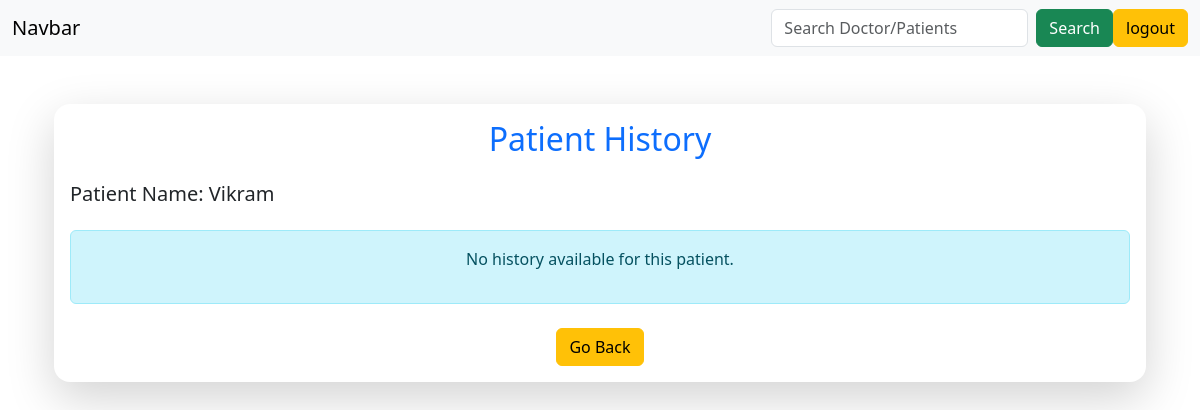
Before: /patient_dashboard/patient_history/3 (signed in) with the older database file.
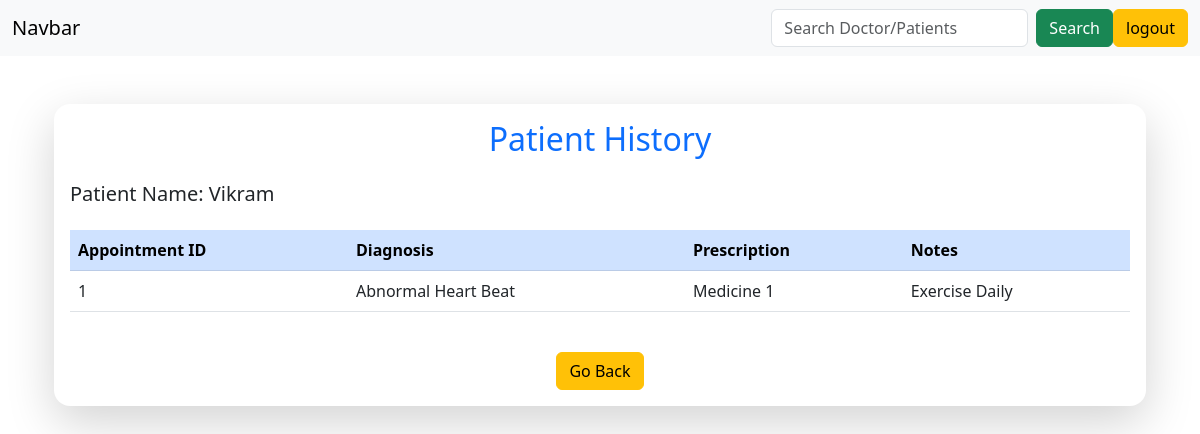
After: the same page with the newer database file.
### application/models.py (models this page shows)
class Patient(db.Model):
    __tablename__ = "patient"
    id=db.Column(db.Integer(),primary_key=True,autoincrement=True)
    patient_id = db.Column(db.Integer, db.ForeignKey("user.user_id"), unique=True)
    name=db.Column(db.String(),nullable=False)
    username = db.Column(db.String(),nullable=False)
    age=db.Column(db.Integer(),nullable=False)
    gender=db.Column(db.String())
    contact=db.Column(db.String(),unique=True,nullable=False)
    address=db.Column(db.String())
    appointments=db.relationship("Appointment",backref="patient",cascade="all, delete-orphan")

class Treatment(db.Model):
    __tablename__ = "treatment"
    id=db.Column(db.Integer(),primary_key=True,autoincrement=True)
    appointment_id = db.Column(db.Integer(),db.ForeignKey("appointment.appointment_id"),nullable=False)
    diagnosis = db.Column(db.String(),nullable = False)
    prescription = db.Column(db.String(),nullable = False)
    notes = db.Column(db.String())

### application/patient_api.py (the view)
@api.route("/patient_dashboard/patient_history/<int:patient_id>")
@login_required
def patient_history(patient_id):
    patient = Patient.query.filter_by(patient_id=patient_id).first()
    if not patient:
        flash("Patient not found", category='error')
        return redirect(url_for('patient_api.patient_dashboard'))
    appointments = Appointment.query.filter_by(patient_id=patient_id).all()
    treatments = Treatment.query.filter(Treatment.appointment_id.in_([appt.appointment_id for appt in appointments])).all()
    return render_template("patient/patient_history.html",patient=patient,treatments=treatments)

### templates/patient/patient_history.html
{% extends "patient/layout.html" %}
{% block body %}
<div class="container mt-5">
    <div class="card shadow-lg border-0 rounded-4">
        <div class="card-body">
            <h2 class="text-center text-primary mb-4">Patient History</h2>
            <div class="mb-4">
                <h5>Patient Name: {{ patient.name }}</h5>
            </div>
            {% if treatments %}
            <div class="table-responsive">
                <table class="table table-hover align-middle">
                    <thead class="table-primary">
                        <tr>
                            <th>Appointment ID</th>
                            <th>Diagnosis</th>
                            <th>Prescription</th>
                            <th>Notes</th>
                        </tr>
                    </thead>
                    <tbody>
                        {% for treatment in treatments %}
                        <tr>
                            <td>{{ treatment.appointment_id }}</td>
                            <td>{{ treatment.diagnosis }}</td>
                            <td>{{ treatment.prescription }}</td>
                            <td>{{ treatment.notes if treatment.notes else "-" }}</td>
                        </tr>
                        {% endfor %}
                    </tbody>
                </table>
            </div>
            {% else %}
            <div class="alert alert-info text-center">
                <p>No history available for this patient.</p>
            </div>
            {% endif %}
            <div class="text-center mt-4">
                <a href="{{ url_for('patient_api.patient_dashboard') }}" class="btn btn-warning">Go Back</a>
            </div>
        </div>
    </div>
</div>
{% endblock %}

### templates/patient/layout.html (shortened to what this page needs)
<!DOCTYPE html>
<html lang="en">
<head>
    <link href="https://cdn.jsdelivr.net/npm/bootstrap@5.3.0/dist/css/bootstrap.min.css" rel="stylesheet">
</head>
<body>
<nav class="navbar bg-body-tertiary">
  <div class="container-fluid">
    <a class="navbar-brand">Navbar</a><br>
    <form class="d-flex ms-auto" role="search" method="POST" action="{{ url_for('patient_api.search_users') }}"><br>
      <input class="form-control me-2" type="search" name = "query" placeholder="Search Doctor/Patients" aria-label="Search"/><br>
      <button class="btn btn-success" type="submit">Search</button><br>
    </form>
    <br>
    <a href="{{ url_for('auth.login') }}" class="btn btn-warning">logout</a>
  </div>
</nav>
<div class="container mt-4">
    {% block body %}
    {% endblock %}
</div>
</body>
</html>

Changed rows visible on the page:
added Treatment: appointment_id "1", diagnosis "Abnormal Heart Beat", prescription "Medicine 1", notes "Exercise Daily"
Other visible differences:
text no longer shown: "No history available for this patient."
text now shown: "Appointment ID Diagnosis Prescription Notes"
